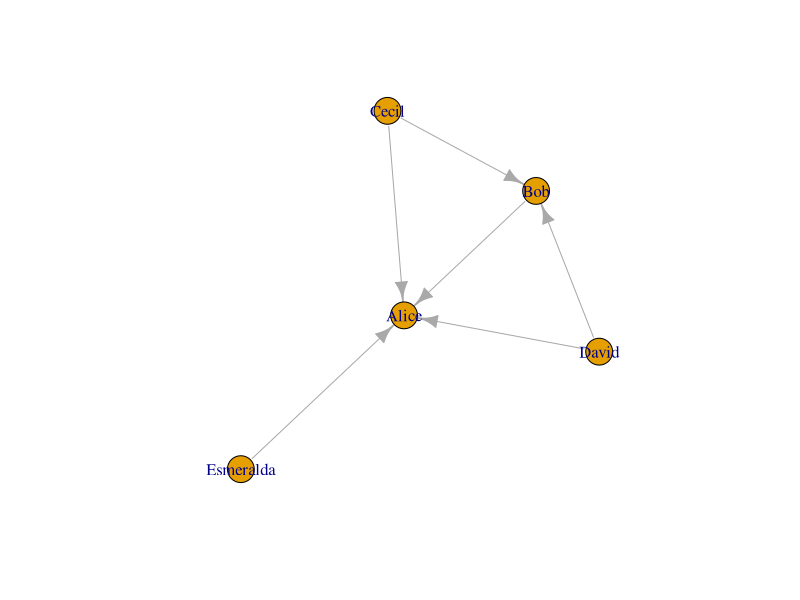
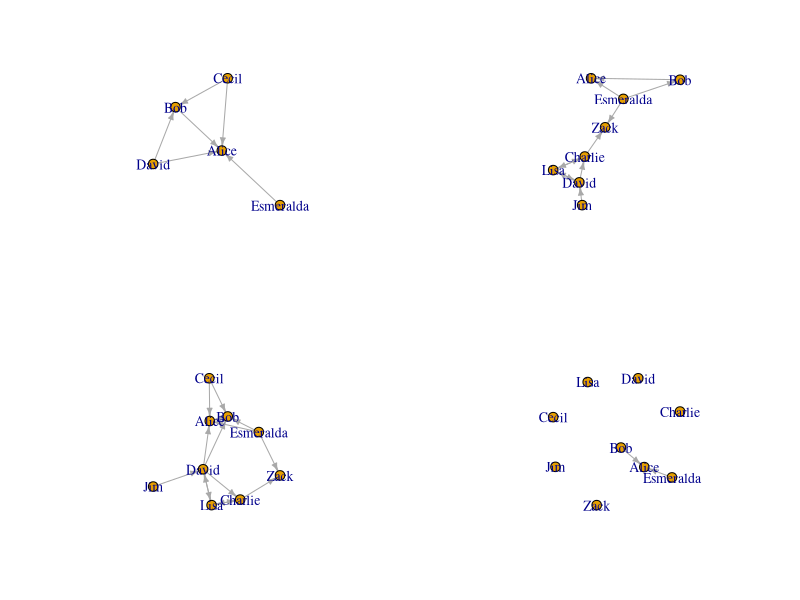
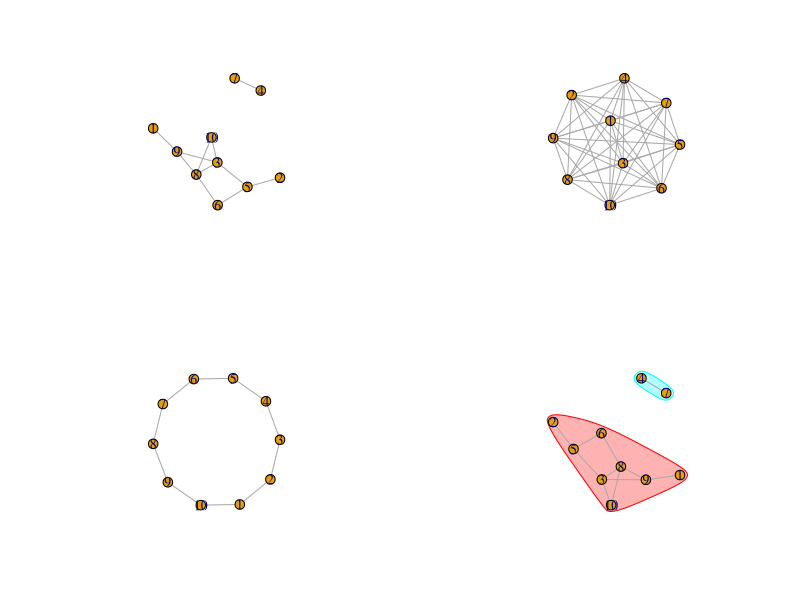
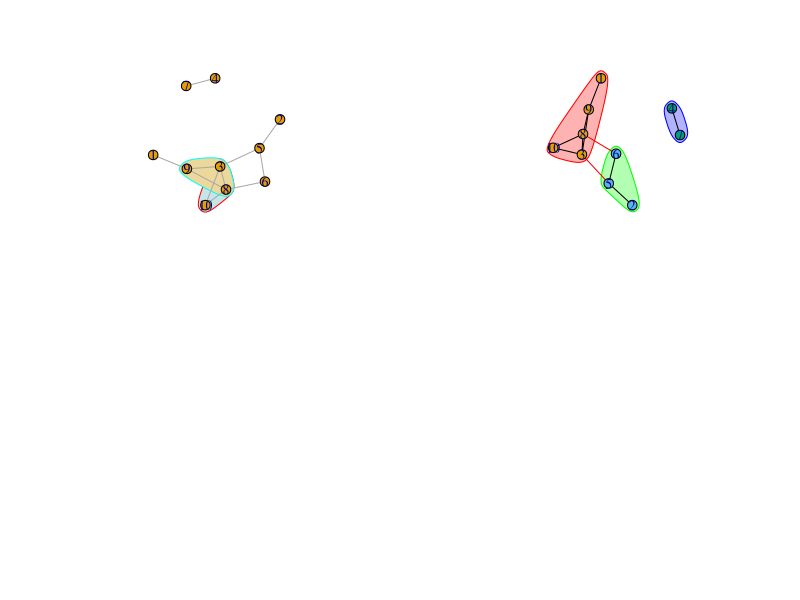

These charts were generated, in order, by the following R code: (Note: this script raises an error after producing the figures.)
## ---- chunk 1
knitr::opts_chunk$set(echo = TRUE)
## ---- chunk 2
library(igraph)
library(tidyverse)
library(ggraph)
library(gridExtra)
## ---- chunk 3
make_graph(letters[1:10], directed = T)
## ---- chunk 4
edge_list = data.frame(from = c(1, 2, 2, 3, 4), to = c(2, 3, 4, 2, 1))
edge_list
m = as.matrix(edge_list)
g = graph_from_edgelist(m,directed = TRUE)
g
## ---- chunk 5
g = make_graph(letters[1:10], directed = T)
g
## ---- chunk 6
set.seed(123)
adj_matrix = matrix(sample(0:1, 100, replace=TRUE, prob=c(0.8,0.1)), nc=10)
colnames(adj_matrix)=letters[1:10]
rownames(adj_matrix)=letters[1:10]
adj_matrix
g = graph_from_adjacency_matrix(adj_matrix, mode = "undirected", weighted = T)
g
## ---- chunk 7
actors <- data.frame(
  name=c("Alice", "Bob", "Cecil", "David","Esmeralda"),
  age=c(48,33,45,34,21),
  gender=c("F","M","F","M","F"))
relations <- data.frame(
  from=c("Bob", "Cecil", "Cecil", "David","David", "Esmeralda"),
  to=c("Alice", "Bob", "Alice", "Alice", "Bob", "Alice"),
  same.dept=c(FALSE,FALSE,TRUE,FALSE,FALSE,TRUE),
  friendship=c(4,5,5,2,1,1), 
  advice=c(4,5,5,4,2,3)
  )
g <- graph_from_data_frame(relations, directed=TRUE, vertices=actors)
g
plot(g)
## ---- chunk 8
# sample 10 vertex, every possible edge is created with the same constant probability 0.3
set.seed(12)
sample_gnp(10, 0.3)

# sample 10 vertex, create a 15-edge graph
set.seed(123)
sample_gnm(10, 15)

## ---- chunk 9
set.seed(123)
sample_pa(100, power = 2)
## ---- chunk 10
# use V() to obtain igraph.vs object
V(g)$name
V(g)$age
V(g)$gender

# use E() to get igraph.es object

## ---- chunk 11
# vertices all attributes
igraph::as_data_frame(g, what = "vertices")

# edges all attributes
igraph::as_data_frame(g, what = "edges")
## ---- chunk 12
# add vertices 
g %>% add_vertices(2, name=c("Lisa","Zack")) # the first argument is number of vertex
g + vertices(c("Lisa","Zack"))

# add connected edges (even number of vertices). The vertices must be from known vertices already in the graph 
g %>% add_edges(c("Alice","Bob"))
g + edge(c("Alice","Bob"))

# add paths. The vertices must be from known vertices already in the graph 
g + path("Alice","Bob","Cecil")

# If a new vertex needs to be added to current graph, using add graph method instead 
g + make_graph(c("Alice","Bob","Bob","Melisa"))
## ---- chunk 13
### remove the vertices whose age is younger than 30
vertex_df = g %>% igraph::as_data_frame(what="vertices") %>% tbl_df %>% mutate(index=row_number()) %>% filter(age < 30)
# remove vertices by index number 
g %>% delete_vertices(vertex_df$index)
# remove vertice by name 
g %>% delete_vertices(vertex_df$name)


### remove the edges with friendship <= 1 
edge_df = g %>% igraph::as_data_frame(what="edges") %>% tbl_df %>% mutate(index=row_number()) %>% mutate(name=paste(from,to,sep="|")) %>% filter(friendship <= 1)
# remove vertice by index
g %>% delete_edges(edge_df$index)
# remove vertice by name 
g %>% delete_edges(edge_df$name)

## ---- chunk 14
# add a new attr "relationship" for people in the same dept
edge_df = g %>% igraph::as_data_frame(what="edges") %>% 
  mutate(relationship=ifelse(same.dept,"collegue",NA))

g %>% set_edge_attr("relationship", which(!is.na(edge_df$relationship)), edge_df$relationship[!is.na(edge_df$relationship)])

## ---- chunk 15
g2 = graph_from_literal("David"-+"Charlie"+-+"Lisa",
                        "Lisa"+-+"David"+-"Jim",
                        "Zack"+-"Esmeralda"-+"Bob",
                        "Zack"+-"Charlie",
                        "Lisa"+-"Lisa",
                        "Bob"-+"Alice"+-"Esmeralda"
                        )

#### union graph
g3 = igraph::union(g,g2)
#### graph intersection
g4 = igraph::intersection(g,g2)

par(mfrow=c(2,2)) 
plot(g, edge.arrow.size=.4)
plot(g2, edge.arrow.size=.4)
plot(g3, edge.arrow.size=.4)
plot(g4, edge.arrow.size=.4)
## ---- chunk 16
# induce a subgraph using a list of vertices
igraph::induced_subgraph(g, v=c("Alice","Bob","Cecil"))

# induce a subgraph using edges
subgraph.edges(g, c("Bob|Alice","Cecil|Bob","Cecil|Alice"), delete.vertices = TRUE)

# induce a subgraph using edges attribute (friendship score stronger than 3)
e1 = E(g)[E(g)$friendship > 3]
igraph::subgraph.edges(g, e1, delete.vertices = TRUE)
## ---- chunk 17
# generate random graph 
set.seed(12) 
gr <- sample_gnp(10, 0.3)
plot(gr)

## ---- chunk 18
# get degree for each node 
degree(gr, v=1:10)

# degree distribution
degree_distribution(g) # probability for degree 0,1,2,3,4
## ---- chunk 19
# add random weight attribute
set.seed(12)
gr2 = gr %>% set_edge_attr(
  "weight",index=E(gr),
  value=sample(seq(0,1,0.05),size=length(E(gr)))
)
# calculate strength
strength(gr2, weights = E(gr)$weight)
# [1] 0.50 1.00 2.25 0.85 1.80 0.25 0.85 1.55 1.20 1.55

## ---- chunk 20
# count all edges from 1 to 10, regardless of direction 
distances(gr, v=1, to=10, mode="all", weights = NA)

# pairwise distance table 
distances(gr, mode="all")
## ---- chunk 21
# shortest path to connect
all_shortest_paths(gr, 1,10)$res


# all path to connect
all_simple_paths(gr, 1,10)

## ---- chunk 22
# two extreme classes -- full graph and ring graph
g1 = make_full_graph(10)
plot(g1)
transitivity(g1)

g2 = make_ring(10)
plot(g2)
transitivity(g2)

## ---- chunk 23
centr_degree(g, mode="all")
centr_clo(g, mode = "all")
centr_betw(g, directed = FALSE)
centr_eigen(g,directed = FALSE)
## ---- chunk 24
# decompose graph to connected components
dg <- decompose.graph(gr)
dg

# summary statics graph components
components(gr)

# plot components
coords <- layout_(gr, nicely())
plot(gr, layout=coords,
     mark.groups = split(as_ids(V(gr)), components(gr)$membership)
     )

## ---- chunk 25
# extract cliques that contain more than 3 vertices
cliques(g, min=3)

# get cliques with largest number of vertices
largest_cliques(g)

# plot cliques
cl <- cliques(gr, 3)

coords <- layout_(gr, nicely())
plot(gr, layout=coords,
     mark.groups=lapply(cl, function(g){as_ids(g)}), 
     mark.col=c("#C5E5E7","#ECD89A"))

## ---- chunk 26
# cluster graph using walktrap method, turn a ”communities” object
wtc <- cluster_walktrap(gr) 
wtc

# find membership for each vertice
membership(wtc)

# calculate modularity for walktrap clustering on this graph
modularity(wtc) 

# plot community
coords <- layout_(gr, nicely())
plot(wtc, gr, layout=coords)
## ---- chunk 27
actors <- data.frame(
  name=c("Alice", "Bob", "Cecil", "David","Esmeralda"),
  age=c(48,33,45,34,21),
  gender=c("F","M","F","M","F"))
relations <- data.frame(
  from=c("Bob", "Cecil", "Cecil", "David","David", "Esmeralda"),
  to=c("Alice", "Bob", "Alice", "Alice", "Bob", "Alice"),
  same.dept=c(FALSE,FALSE,TRUE,FALSE,FALSE,TRUE),
  friendship=c(4,5,5,2,1,1), 
  advice=c(4,5,5,4,2,3)
  )
g <- graph_from_data_frame(relations, directed=TRUE, vertices=actors)
## ---- chunk 28
# make female and male color different
v = igraph::as_data_frame(g, what="vertice") %>% tbl_df %>% 
  mutate(color=case_when(gender=="F" ~ "red", gender=="M" ~ "blue"))
g = g %>% set_vertex_attr("color", value=v$color)
plot(g)

# make age as size
v = v %>% 
  mutate(size=case_when(age < 30 ~ 10, age < 40 & age >30 ~ 20, age > 40 ~ 30))
g = g %>% set_vertex_attr("size", value=v$size)
plot(g)
## ---- chunk 29
# make gender as shape
v = v %>% 
  mutate(shape=case_when(gender=="F" ~ "circle", gender=="M" ~ "rectangle"))

plot(g, vertex.shape=v$shape)
legend('topleft',legend=unique(v$gender),pch=c(21, 22),pt.bg=c("red","blue"))
## ---- chunk 30
# mark dept
g = g %>% set_vertex_attr("dept",value=c("sale","IT","sale","IT","sale")) %>% 
  set_edge_attr("same.dept",value=c(F,F,T,F,T,T))
v = igraph::as_data_frame(g, "vertices")
plot(g, 
     mark.groups=list(
       unlist(v %>% filter(dept=="sale") %>% select(name)),
       unlist(v %>% filter(dept=="IT") %>% select(name))
       ), 
     mark.col=c("#C5E5E7","#ECD89A"), mark.border=NA)
## ---- chunk 31
v = v %>% 
  mutate(age_range=case_when(age < 30 ~ 20, age < 40 & age >30 ~ 30, age > 40 ~ 40))
g = g %>% set_vertex_attr("age_range", value=v$age_range)
ggraph(g, layout = "kk") +
  geom_node_point(aes(size=age_range, color=gender), alpha=0.5) +
  geom_node_text(aes(label=name)) + 
  geom_edge_link() +
  scale_size_continuous(breaks=c(20,30,40), range = c(2, 6)) +
  theme_void() 
## ---- chunk 32
# use linetype present whether come from same department, and line width presents friendship
e = igraph::as_data_frame(g, what="edges") %>% tbl_df %>% 
  mutate(width=friendship) %>% 
  mutate(lty=ifelse(same.dept,1,2))
plot(
  g %>% set_edge_attr("width",value=e$width) %>% set_edge_attr("lty",value=e$lty),
  edge.arrow.size=0.8,
  edge.curved=T
)
legend("topleft", legend=unique(v$gender),pch=21,pt.bg=c("red","blue"), title="gender", box.lty=0)
legend("left",legend=unique(e$same.dept),lty=c(1,2), title = "same.dept",box.lty=0)
legend("topright", legend=sort(unique(e$friendship)), lwd=sort(unique(e$friendship)), title="friendship", box.lty=0)
## ---- chunk 33
ggraph(g, layout="kk") +
  geom_edge_link(aes(edge_width=friendship, edge_linetype=same.dept), arrow = arrow(angle=5, length = unit(0.3, "inches"))) +
  geom_node_point(aes(color=gender), size=6) +
  geom_node_text(aes(label=name), nudge_y = -0.1, nudge_x = -0.1) +
  scale_edge_width(range = c(1, 2)) +
  theme_void() 
## ---- chunk 34
g = g %>% set_vertex_attr("dept",value=c("sale","IT","sale","IT","sale")) %>% 
  set_edge_attr("same.dept",value=c(F,F,T,F,T,T))

#  facet based on the dept
ggraph(g, layout="kk") +
  facet_nodes(~dept, drop = F) +
  geom_edge_link(aes(edge_width=friendship, linetype=same.dept), arrow = arrow(angle=5, length = unit(0.3, "inches"))) +
  geom_node_point(aes(color=gender), size=6) +
  geom_node_text(aes(label=name), nudge_y = -0.1, nudge_x = -0.1) +
  scale_edge_width(range = c(1, 2))
## ---- chunk 35
par(mfrow=c(2,3))
# star layout -- help determine center
coords <- layout_(g, as_star())
plot(g, layout = coords, edge.arrow.size=0.4)
title("star")

# circle layout
coords <- layout_(g, in_circle())
plot(g, layout = coords, edge.arrow.size=0.4)
title("circle")

# grid
coords <- layout_(g, on_grid())
plot(g, layout = coords, edge.arrow.size=0.4)
title("grid")

# nicely
coords <- layout_(g, nicely())
plot(g, layout = coords, edge.arrow.size=0.4)
title("nicely")

# kk
coords <- layout_(g, with_kk())
plot(g, layout = coords, edge.arrow.size=0.4)
title("Kamada and Kawai(kk)")

# fr
coords <- layout_(g, with_fr())
plot(g, layout = coords, edge.arrow.size=0.4)
title("force-directed(fr)")
## ---- chunk 36
# make different dept nodes at different node
g = g %>% set_vertex_attr("dept",value=c("sale","IT","sale","IT","sale")) %>% 
  set_edge_attr("same.dept",value=c(F,F,T,F,T,T))

v = igraph::as_data_frame(g, "vertices") %>% tbl_df %>% 
  mutate(layer=ifelse(dept=="sale",1,2))

e = igraph::as_data_frame(g, what="edges") %>% tbl_df %>% 
  mutate(width=friendship) %>% 
  mutate(lty=ifelse(same.dept,1,2))

g = g %>% set_edge_attr("width",value=e$width) %>% set_edge_attr("lty",value=e$lty)

lay1 <-  layout_with_sugiyama(g, layers=v$layer, attributes="all")

plot(lay1$extd_graph, edge.curved=T)
legend("topleft", legend=unique(v$gender),pch=21,pt.bg=c("red","blue"), title="gender", box.lty=0)
legend("left",legend=unique(e$same.dept),lty=c(1,2), title = "same.dept",box.lty=0)
legend("topright", legend=sort(unique(e$friendship)), lwd=sort(unique(e$friendship)), title="friendship", box.lty=0)
## ---- chunk 37
den <- as.dendrogram(hclust(dist(mtcars)))
p1 = ggraph(den, 'dendrogram') + 
    geom_edge_diagonal() +
    geom_node_text(aes(label=label), angle=90, nudge_y=-30, size=3) +
  theme_void()
p2 = ggraph(den, 'dendrogram', circular = TRUE) + 
    geom_edge_elbow() +
    geom_node_text(aes(label=label), angle=45, size=2) +
  coord_fixed()+
  theme_void()
grid.arrange(p1,p2,ncol=2)
## ---- chunk 38
V(g)$age_range = factor(V(g)$age_range)

ggraph(g, 'hive', axis = 'age_range', sort.by = 'age') + 
    geom_edge_hive(aes(color = factor(same.dept), edge_width=friendship)) + 
    geom_axis_hive(aes(color = age_range), size = 3, label = FALSE) + 
    coord_fixed() +
  scale_edge_width(range=c(1,3))
## ---- chunk 39
ggraph(g, layout = 'linear', sort.by = 'age') + 
    geom_edge_arc(aes(color = factor(same.dept), edge_alpha=friendship)) +
  geom_node_point(aes(color=gender), size=4, alpha=0.5) +
  geom_node_text(aes(label=name), angle=45) +
  theme_void() +
  scale_edge_alpha(range=c(0.3,1))
